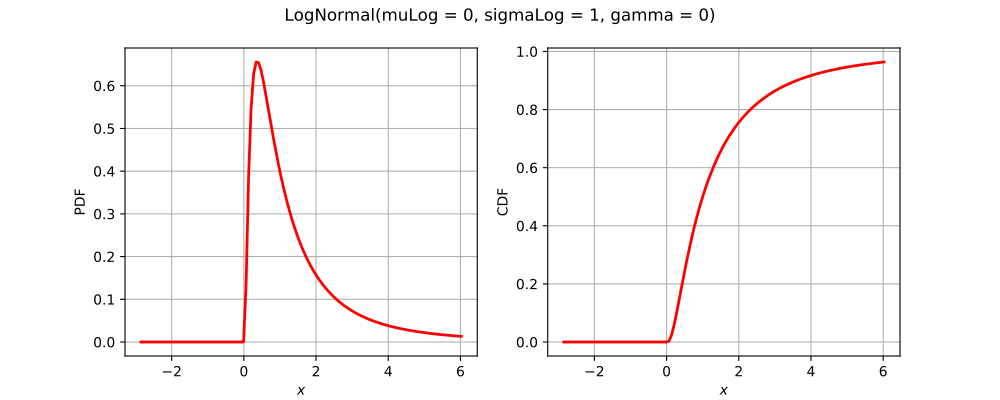

Here is the Python script that generated this plot:
import openturns as ot
from matplotlib import pyplot as plt
from openturns.viewer import View
if (ot.LogNormal().__class__.__name__=='ComposedDistribution'):
    correlation = ot.CorrelationMatrix(2)
    correlation[1, 0] = 0.25
    aCopula = ot.NormalCopula(correlation)
    marginals = [ot.Normal(1.0, 2.0), ot.Normal(2.0, 3.0)]
    distribution = ot.ComposedDistribution(marginals, aCopula)
elif (ot.LogNormal().__class__.__name__=='CumulativeDistributionNetwork'):
    distribution = ot.CumulativeDistributionNetwork([ot.Normal(2),ot.Dirichlet([0.5, 1.0, 1.5])], ot.BipartiteGraph([[0,1], [0,1]]))
else:
    distribution = ot.LogNormal()
dimension = distribution.getDimension()
if dimension <= 2:
    if distribution.getDimension() == 1:
        distribution.setDescription(['$x$'])
        pdf_graph = distribution.drawPDF()
        cdf_graph = distribution.drawCDF()
        fig = plt.figure(figsize=(10, 4))
        plt.suptitle(str(distribution))
        pdf_axis = fig.add_subplot(121)
        cdf_axis = fig.add_subplot(122)
        View(pdf_graph, figure=fig, axes=[pdf_axis], add_legend=False)
        View(cdf_graph, figure=fig, axes=[cdf_axis], add_legend=False)
    else:
        distribution.setDescription(['$x_1$', '$x_2$'])
        pdf_graph = distribution.drawPDF()
        fig = plt.figure(figsize=(10, 5))
        plt.suptitle(str(distribution))
        pdf_axis = fig.add_subplot(111)
        View(pdf_graph, figure=fig, axes=[pdf_axis], add_legend=False)
